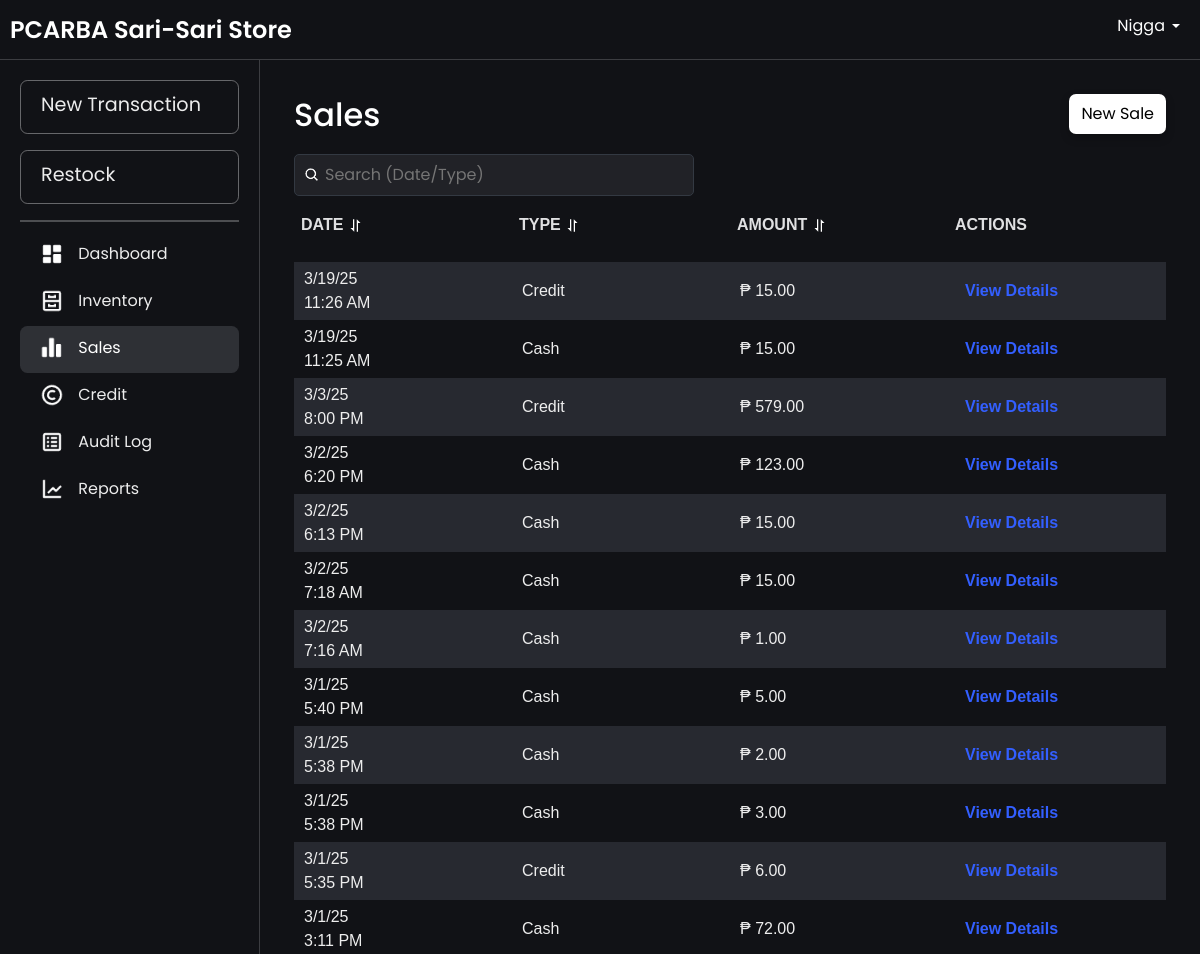
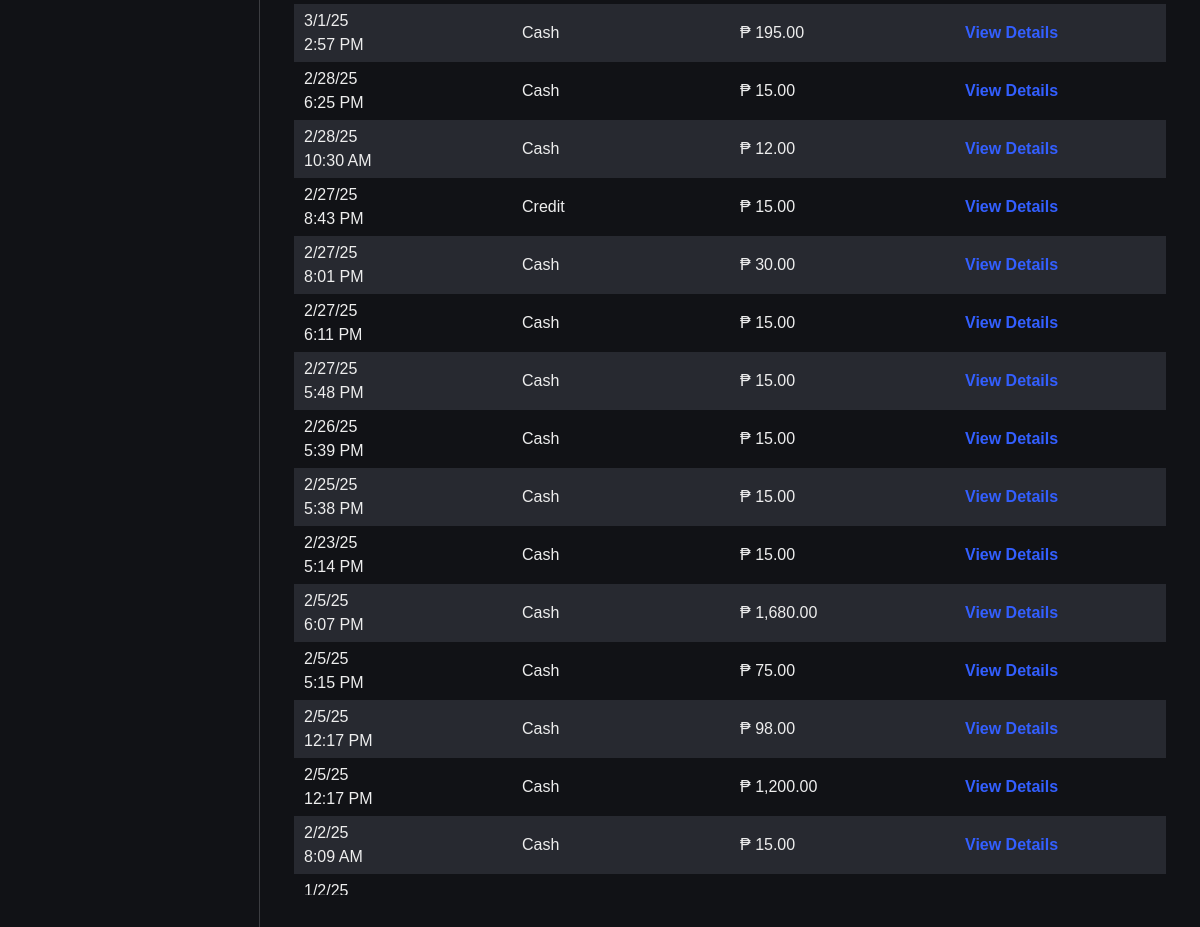
Page /sales.php (signed in) on the committed database (2 pictures, top to bottom).
### tables this page shows
CREATE TABLE `sales` (
  `saleId` int(11) NOT NULL AUTO_INCREMENT,
  `totalPrice` decimal(10,2) NOT NULL,
  `transactionType` enum('Cash','Credit') NOT NULL,
  `dateSold` timestamp NOT NULL DEFAULT current_timestamp(),
  `userId` int(11) NOT NULL,
  `creditorId` int(11) DEFAULT NULL,
  `creditId` int(11) DEFAULT NULL,
  PRIMARY KEY (`saleId`),
  KEY `users_sale` (`userId`),
  KEY `creditor_sale` (`creditorId`),
  KEY `credits_sales` (`creditId`),
  CONSTRAINT `creditor_sale` FOREIGN KEY (`creditorId`) REFERENCES `creditor` (`creditorId`),
  CONSTRAINT `credits_sales` FOREIGN KEY (`creditId`) REFERENCES `credits` (`creditId`),
  CONSTRAINT `users_sale` FOREIGN KEY (`userId`) REFERENCES `users` (`userId`)
);

### sales.php (the view, shortened to what this page needs)
<?php
include 'db.php';
$query = "SELECT saleId, dateSold, transactionType, totalPrice, creditId FROM sales ORDER BY dateSold DESC";
$result = $conn->query($query);
$sales = $result->fetch_all(MYSQLI_ASSOC);
?>
<!DOCTYPE html>
<html lang="en">
<head>
    <link rel="stylesheet" href="css/bootstrap.min.css">
    <link rel="stylesheet" href="css/layer1.css">
</head>
<body>
    <?php include 'navbar.php'; ?>
    <div class="main-content fade-in">
        <div class="container">
            <div class="header-container">
                <h2>Sales</h2>
                <div class="button">
                    <a href="addSale.php">New Sale</a>
                </div>
                <div class="search-container">
                    <div class="search-wrapper">
                        <img src="images/search-icon.png" alt="Search" class="search-icon">
                        <input type="text" id="searchBar" placeholder="Search (Date/Type)" onkeyup="filterSales(); toggleClearIcon();">
                    </div>
                </div>
            </div>
            <div class="table-wrapper">
                <table id="salesTable" data-sort-order="asc">
                    <thead>
                        <tr>
                            <th onclick="sortTable(0)">Date <span class="sort-icon"><img src="images/sort.png" alt="sort"></span></th>
                            <th onclick="sortTable(1)">Type <span class="sort-icon"><img src="images/sort.png" alt="sort"></span></th>
                            <th onclick="sortTable(2)">Amount <span class="sort-icon"><img src="images/sort.png" alt="sort"></span></th>
                            <th>Actions</th>
                        </tr>
                    </thead>
                    <tbody>
                        <?php if (empty($sales)) { ?>
                            <tr>
                                <td colspan="4" style="text-align: center;">No sales records found. <a href="addSale.php">Create a new sale</a>.</td>
                            </tr>
                        <?php } else { ?>
                            <?php foreach ($sales as $sale) { ?>
                                <tr>
                                    <td data-date="<?php echo $sale['dateSold']; ?>">
                                        <?php echo date("n/j/y", strtotime($sale['dateSold'])) . "<br>" . date("g:i A", strtotime($sale['dateSold'])); ?>
                                    </td>
                                    <td><?php echo htmlspecialchars($sale['transactionType']); ?></td>
                                    <td>₱ <?php echo number_format($sale['totalPrice'], 2); ?></td>
                                    <td>
                                        <?php if ($sale['transactionType'] === 'Credit') { ?>
                                            <a href="credit_details.php?creditId=<?php echo $sale['creditId']; ?>" class="view-details">
                                                <span>View Details</span>
                                            </a>
                                        <?php } else { ?>
                                            <a href="sale_details.php?saleId=<?php echo $sale['saleId']; ?>" class="view-details">
                                                <span>View Details</span>
                                            </a>
                                        <?php } ?>
                                    </td>
                                </tr>
                            <?php } ?>
                        <?php } ?>
                    </tbody>
                </table>
            </div>
        </div>
    </div>
</body>
</html>

### css/layer1.css (style rules this page uses)
.fade-in { animation: fadeInAnimation ease .1s; -webkit-animation: fadeInAnimation ease 1s; -moz-animation: fadeInAnimation ease 1s; -o-animation: fadeInAnimation ease 1s; -ms-animation: fadeInAnimation ease 1s; }
body { background-color: rgb(17, 18, 22); font-family: "Poppins", serif; color: white; }

### sales.php (style rules this page uses)
.search-container { margin-top: 10px; display: flex; justify-content: space-between; align-items: center; gap: 10px; position: relative; width: 100%; }
.header-container { display: flex; align-items: center; flex-wrap: wrap; flex-direction: row; justify-content: space-between; position: relative; padding: 10px; }
.search-wrapper { display: flex; align-items: center; position: relative; width: 100%; max-width: 400px; }
.search-wrapper .search-icon { position: absolute; left: 10px; width: 16px; height: 16px; }
.search-wrapper input { padding: 8px 8px 8px 30px; width: 100%; border-radius: 5px; border: 1px solid #333942; background-color: rgba(33, 34, 39, 255); color: #f7f7f8; }
table { font-family: Arial, Helvetica, sans-serif; width: 100%; border-collapse: separate; border-spacing: 0 10px; table-layout: fixed; }
table thead { position: sticky; top: 0; z-index: 10; background-color: #1f1f1f; }
table tbody tr:nth-child(odd) { background-color: #272930; }
table tbody tr:nth-child(even) { background-color: rgb(17, 18, 22); }
table th { padding: 7px; background-color: rgb(17, 18, 22); color: rgba(247, 247, 248, 0.9); font-weight: bold; text-transform: uppercase; font-size: 1rem; padding-bottom: 25px; }
table td { padding: 5px 10px; font-size: 1rem; color: #eee; margin: 0 5px; white-space: normal; overflow: hidden; text-overflow: ellipsis; word-wrap: break-word; }
table tr { background-color: transparent; }
.button a { background: transparent; display: inline-block; padding: 8px 12px; background-color: rgb(255, 255, 255); color: #000; text-decoration: none; border-radius: 7px; box-shadow: 0 4px 8px rgba(0, 0, 0, 0.26); transition: all 0.3s ease; margin-bottom: 10px; }
.view-details { padding: 7px; border-radius: 5px; color: #335fff; text-decoration: none; font-weight: bold; margin-top: 5px; }
th { cursor: pointer; }
th img { width: 15px; height: 15px; margin-right: 10px; }
.table-wrapper { height: 70vh; overflow-y: auto; position: relative; padding: 10px; padding-top: 0; }
.main-content { padding: 10px; height: 100vh; }

### navbar.php (style rules this page uses)
html, body { margin: 0; padding: 0; width: 100%; height: 100%; overflow-x: hidden; }
body { display: grid; grid-template-rows: 60px 1fr; grid-template-columns: 260px 1fr; height: 100vh; overflow: hidden; margin: 0; }
.main-content { grid-row: 2 / -1; grid-column: 2 / -1; padding: 24px 24px; overflow-y: auto; transition: margin-left 0.3s; margin: 0; }
.container { width: 100%; padding: 0; margin: 0 auto; }

### rows in the picture
sales: dateSold "3/19/25", dateSold "11:26 AM", transactionType "Credit", totalPrice "15.00"
sales: dateSold "3/19/25", dateSold "11:25 AM", transactionType "Cash", totalPrice "15.00"
sales: dateSold "3/3/25", dateSold "8:00 PM", transactionType "Credit", totalPrice "579.00"
sales: dateSold "3/2/25", dateSold "6:20 PM", transactionType "Cash", totalPrice "123.00"
sales: dateSold "3/2/25", dateSold "6:13 PM", transactionType "Cash", totalPrice "15.00"
sales: dateSold "3/2/25", dateSold "7:18 AM", transactionType "Cash", totalPrice "15.00"
sales: dateSold "3/2/25", dateSold "7:16 AM", transactionType "Cash", totalPrice "1.00"
sales: dateSold "3/1/25", dateSold "5:40 PM", transactionType "Cash", totalPrice "5.00"
sales: dateSold "3/1/25", dateSold "5:38 PM", transactionType "Cash", totalPrice "2.00"
sales: dateSold "3/1/25", dateSold "5:38 PM", transactionType "Cash", totalPrice "3.00"
sales: dateSold "3/1/25", dateSold "5:35 PM", transactionType "Credit", totalPrice "6.00"
sales: dateSold "3/1/25", dateSold "3:11 PM", transactionType "Cash", totalPrice "72.00"
sales: dateSold "3/1/25", dateSold "2:57 PM", transactionType "Cash", totalPrice "195.00"
sales: dateSold "2/28/25", dateSold "6:25 PM", transactionType "Cash", totalPrice "15.00"
sales: dateSold "2/28/25", dateSold "10:30 AM", transactionType "Cash", totalPrice "12.00"
sales: dateSold "2/27/25", dateSold "8:43 PM", transactionType "Credit", totalPrice "15.00"
sales: dateSold "2/27/25", dateSold "8:01 PM", transactionType "Cash", totalPrice "30.00"
sales: dateSold "2/27/25", dateSold "6:11 PM", transactionType "Cash", totalPrice "15.00"
sales: dateSold "2/27/25", dateSold "5:48 PM", transactionType "Cash", totalPrice "15.00"
sales: dateSold "2/26/25", dateSold "5:39 PM", transactionType "Cash", totalPrice "15.00"
sales: dateSold "2/25/25", dateSold "5:38 PM", transactionType "Cash", totalPrice "15.00"
sales: dateSold "2/23/25", dateSold "5:14 PM", transactionType "Cash", totalPrice "15.00"
sales: dateSold "2/5/25", dateSold "6:07 PM", transactionType "Cash", totalPrice "1,680.00"
sales: dateSold "2/5/25", dateSold "5:15 PM", transactionType "Cash", totalPrice "75.00"
sales: dateSold "2/5/25", dateSold "12:17 PM", transactionType "Cash", totalPrice "98.00"
sales: dateSold "2/5/25", dateSold "12:17 PM", transactionType "Cash", totalPrice "1,200.00"
sales: dateSold "2/2/25", dateSold "8:09 AM", transactionType "Cash", totalPrice "15.00"
sales: dateSold "1/2/25"

### other values in the picture
$_SESSION['username'] "Nigga"
